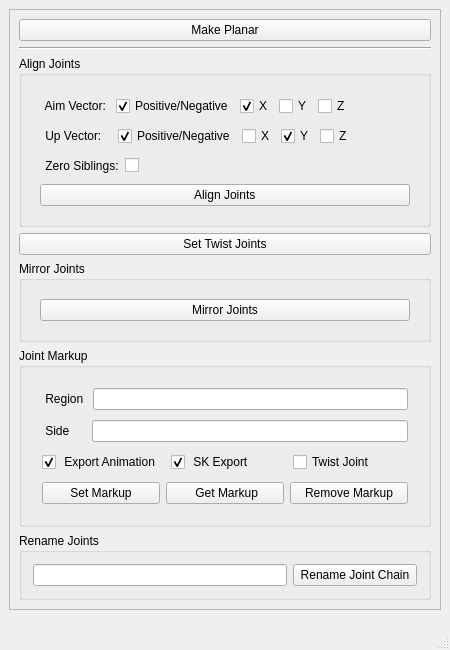
<?xml version="1.0" encoding="UTF-8"?>
<ui version="4.0">
 <class>RiggingTools</class>
 <widget class="QMainWindow" name="RiggingTools">
  <property name="geometry">
   <rect>
    <x>0</x>
    <y>0</y>
    <width>450</width>
    <height>650</height>
   </rect>
  </property>
  <property name="minimumSize">
   <size>
    <width>450</width>
    <height>650</height>
   </size>
  </property>
  <property name="windowTitle">
   <string>MainWindow</string>
  </property>
  <widget class="QWidget" name="centralwidget">
   <layout class="QVBoxLayout" name="verticalLayout">
    <item>
     <widget class="QFrame" name="misc_frame">
      <property name="frameShape">
       <enum>QFrame::Shape::StyledPanel</enum>
      </property>
      <property name="frameShadow">
       <enum>QFrame::Shadow::Raised</enum>
      </property>
      <layout class="QVBoxLayout" name="verticalLayout_2">
       <item>
        <widget class="QPushButton" name="planar_pushButton">
         <property name="text">
          <string> Make Planar </string>
         </property>
        </widget>
       </item>
       <item>
        <widget class="Line" name="planar_line">
         <property name="orientation">
          <enum>Qt::Orientation::Horizontal</enum>
         </property>
        </widget>
       </item>
       <item>
        <widget class="QGroupBox" name="align_groupBox">
         <property name="title">
          <string>Align Joints</string>
         </property>
         <layout class="QVBoxLayout" name="verticalLayout_4">
          <item>
           <widget class="QFrame" name="aim_up_frame">
            <property name="frameShape">
             <enum>QFrame::Shape::NoFrame</enum>
            </property>
            <property name="frameShadow">
             <enum>QFrame::Shadow::Raised</enum>
            </property>
            <layout class="QVBoxLayout" name="verticalLayout_3">
             <item>
              <widget class="QFrame" name="align_opts_frame">
               <property name="frameShape">
                <enum>QFrame::Shape::NoFrame</enum>
               </property>
               <property name="frameShadow">
                <enum>QFrame::Shadow::Raised</enum>
               </property>
               <layout class="QHBoxLayout" name="horizontalLayout">
                <property name="leftMargin">
                 <number>2</number>
                </property>
                <property name="topMargin">
                 <number>2</number>
                </property>
                <property name="rightMargin">
                 <number>2</number>
                </property>
                <property name="bottomMargin">
                 <number>2</number>
                </property>
                <item>
                 <widget class="QLabel" name="aim_label">
                  <property name="text">
                   <string> Aim Vector: </string>
                  </property>
                 </widget>
                </item>
                <item>
                 <widget class="QCheckBox" name="aim_pos_checkBox">
                  <property name="text">
                   <string>Positive/Negative</string>
                  </property>
                  <property name="checked">
                   <bool>true</bool>
                  </property>
                 </widget>
                </item>
                <item>
                 <widget class="QCheckBox" name="aim_x_checkBox">
                  <property name="text">
                   <string>X</string>
                  </property>
                  <property name="checked">
                   <bool>true</bool>
                  </property>
                 </widget>
                </item>
                <item>
                 <widget class="QCheckBox" name="aim_y_checkBox">
                  <property name="text">
                   <string>Y</string>
                  </property>
                 </widget>
                </item>
                <item>
                 <widget class="QCheckBox" name="aim_z_checkBox">
                  <property name="text">
                   <string>Z</string>
                  </property>
                 </widget>
                </item>
                <item>
                 <spacer name="horizontalSpacer">
                  <property name="orientation">
                   <enum>Qt::Orientation::Horizontal</enum>
                  </property>
                  <property name="sizeHint" stdset="0">
                   <size>
                    <width>40</width>
                    <height>20</height>
                   </size>
                  </property>
                 </spacer>
                </item>
               </layout>
              </widget>
             </item>
             <item>
              <widget class="QFrame" name="up_frame">
               <property name="frameShape">
                <enum>QFrame::Shape::NoFrame</enum>
               </property>
               <property name="frameShadow">
                <enum>QFrame::Shadow::Raised</enum>
               </property>
               <layout class="QHBoxLayout" name="horizontalLayout_2">
                <property name="leftMargin">
                 <number>2</number>
                </property>
                <property name="topMargin">
                 <number>2</number>
                </property>
                <property name="rightMargin">
                 <number>2</number>
                </property>
                <property name="bottomMargin">
                 <number>2</number>
                </property>
                <item>
                 <widget class="QLabel" name="up_label">
                  <property name="text">
                   <string> Up Vector:   </string>
                  </property>
                 </widget>
                </item>
                <item>
                 <widget class="QCheckBox" name="up_pos_checkBox">
                  <property name="text">
                   <string>Positive/Negative</string>
                  </property>
                  <property name="checked">
                   <bool>true</bool>
                  </property>
                 </widget>
                </item>
                <item>
                 <widget class="QCheckBox" name="up_x_checkBox">
                  <property name="text">
                   <string>X</string>
                  </property>
                 </widget>
                </item>
                <item>
                 <widget class="QCheckBox" name="up_y_checkBox">
                  <property name="text">
                   <string>Y</string>
                  </property>
                  <property name="checked">
                   <bool>true</bool>
                  </property>
                 </widget>
                </item>
                <item>
                 <widget class="QCheckBox" name="up_z_checkBox">
                  <property name="text">
                   <string>Z</string>
                  </property>
                 </widget>
                </item>
                <item>
                 <spacer name="horizontalSpacer_2">
                  <property name="orientation">
                   <enum>Qt::Orientation::Horizontal</enum>
                  </property>
                  <property name="sizeHint" stdset="0">
                   <size>
                    <width>40</width>
                    <height>20</height>
                   </size>
                  </property>
                 </spacer>
                </item>
               </layout>
              </widget>
             </item>
             <item>
              <widget class="QFrame" name="zero_frame">
               <property name="frameShape">
                <enum>QFrame::Shape::NoFrame</enum>
               </property>
               <property name="frameShadow">
                <enum>QFrame::Shadow::Raised</enum>
               </property>
               <layout class="QHBoxLayout" name="horizontalLayout_3">
                <property name="leftMargin">
                 <number>2</number>
                </property>
                <property name="topMargin">
                 <number>2</number>
                </property>
                <property name="rightMargin">
                 <number>2</number>
                </property>
                <property name="bottomMargin">
                 <number>2</number>
                </property>
                <item>
                 <widget class="QLabel" name="zero_label">
                  <property name="text">
                   <string> Zero Siblings:</string>
                  </property>
                 </widget>
                </item>
                <item>
                 <widget class="QCheckBox" name="zero_checkBox">
                  <property name="text">
                   <string/>
                  </property>
                 </widget>
                </item>
                <item>
                 <spacer name="horizontalSpacer_3">
                  <property name="orientation">
                   <enum>Qt::Orientation::Horizontal</enum>
                  </property>
                  <property name="sizeHint" stdset="0">
                   <size>
                    <width>40</width>
                    <height>20</height>
                   </size>
                  </property>
                 </spacer>
                </item>
               </layout>
              </widget>
             </item>
             <item>
              <widget class="QPushButton" name="align_pushButton">
               <property name="text">
                <string> Align Joints </string>
               </property>
              </widget>
             </item>
            </layout>
           </widget>
          </item>
         </layout>
        </widget>
       </item>
       <item>
        <widget class="QPushButton" name="twist_pushButton">
         <property name="text">
          <string>Set Twist Joints</string>
         </property>
        </widget>
       </item>
       <item>
        <widget class="QGroupBox" name="mirror_groupBox">
         <property name="title">
          <string>Mirror Joints</string>
         </property>
         <layout class="QVBoxLayout" name="verticalLayout_5">
          <property name="leftMargin">
           <number>9</number>
          </property>
          <property name="topMargin">
           <number>9</number>
          </property>
          <property name="rightMargin">
           <number>9</number>
          </property>
          <property name="bottomMargin">
           <number>9</number>
          </property>
          <item>
           <widget class="QFrame" name="mirror_frame">
            <property name="frameShape">
             <enum>QFrame::Shape::NoFrame</enum>
            </property>
            <property name="frameShadow">
             <enum>QFrame::Shadow::Raised</enum>
            </property>
            <layout class="QVBoxLayout" name="verticalLayout_6">
             <item>
              <widget class="QPushButton" name="left_mirror_pushButton">
               <property name="text">
                <string> Mirror Joints </string>
               </property>
              </widget>
             </item>
            </layout>
           </widget>
          </item>
         </layout>
        </widget>
       </item>
       <item>
        <widget class="QGroupBox" name="markup_groupBox">
         <property name="minimumSize">
          <size>
           <width>0</width>
           <height>0</height>
          </size>
         </property>
         <property name="title">
          <string>Joint Markup</string>
         </property>
         <layout class="QVBoxLayout" name="verticalLayout_7">
          <item>
           <widget class="QFrame" name="markup_frame">
            <property name="frameShape">
             <enum>QFrame::Shape::NoFrame</enum>
            </property>
            <property name="frameShadow">
             <enum>QFrame::Shadow::Raised</enum>
            </property>
            <layout class="QVBoxLayout" name="verticalLayout_8">
             <item>
              <widget class="QFrame" name="region_frame">
               <property name="frameShape">
                <enum>QFrame::Shape::NoFrame</enum>
               </property>
               <property name="frameShadow">
                <enum>QFrame::Shadow::Raised</enum>
               </property>
               <layout class="QHBoxLayout" name="horizontalLayout_4">
                <property name="leftMargin">
                 <number>2</number>
                </property>
                <property name="topMargin">
                 <number>2</number>
                </property>
                <property name="rightMargin">
                 <number>2</number>
                </property>
                <property name="bottomMargin">
                 <number>2</number>
                </property>
                <item>
                 <widget class="QLabel" name="region_label">
                  <property name="text">
                   <string> Region </string>
                  </property>
                 </widget>
                </item>
                <item>
                 <widget class="QLineEdit" name="region_lineEdit"/>
                </item>
               </layout>
              </widget>
             </item>
             <item>
              <widget class="QFrame" name="side_frame">
               <property name="frameShape">
                <enum>QFrame::Shape::NoFrame</enum>
               </property>
               <property name="frameShadow">
                <enum>QFrame::Shadow::Raised</enum>
               </property>
               <layout class="QHBoxLayout" name="horizontalLayout_5">
                <property name="leftMargin">
                 <number>2</number>
                </property>
                <property name="topMargin">
                 <number>2</number>
                </property>
                <property name="rightMargin">
                 <number>2</number>
                </property>
                <property name="bottomMargin">
                 <number>2</number>
                </property>
                <item>
                 <widget class="QLabel" name="side_label">
                  <property name="text">
                   <string> Side     </string>
                  </property>
                 </widget>
                </item>
                <item>
                 <widget class="QLineEdit" name="side_lineEdit"/>
                </item>
               </layout>
              </widget>
             </item>
             <item>
              <widget class="QFrame" name="markup_chb_frame">
               <property name="frameShape">
                <enum>QFrame::Shape::NoFrame</enum>
               </property>
               <property name="frameShadow">
                <enum>QFrame::Shadow::Raised</enum>
               </property>
               <layout class="QHBoxLayout" name="horizontalLayout_7">
                <property name="leftMargin">
                 <number>2</number>
                </property>
                <property name="topMargin">
                 <number>2</number>
                </property>
                <property name="rightMargin">
                 <number>2</number>
                </property>
                <property name="bottomMargin">
                 <number>2</number>
                </property>
                <item>
                 <widget class="QCheckBox" name="anim_checkBox">
                  <property name="text">
                   <string> Export Animation </string>
                  </property>
                  <property name="checked">
                   <bool>true</bool>
                  </property>
                 </widget>
                </item>
                <item>
                 <widget class="QCheckBox" name="sk_checkBox">
                  <property name="text">
                   <string> SK Export </string>
                  </property>
                  <property name="checked">
                   <bool>true</bool>
                  </property>
                 </widget>
                </item>
                <item>
                 <widget class="QCheckBox" name="twist_checkBox">
                  <property name="text">
                   <string>Twist Joint</string>
                  </property>
                 </widget>
                </item>
               </layout>
              </widget>
             </item>
             <item>
              <widget class="QFrame" name="set_markup_frame">
               <property name="frameShape">
                <enum>QFrame::Shape::NoFrame</enum>
               </property>
               <property name="frameShadow">
                <enum>QFrame::Shadow::Raised</enum>
               </property>
               <layout class="QHBoxLayout" name="horizontalLayout_6">
                <property name="leftMargin">
                 <number>2</number>
                </property>
                <property name="topMargin">
                 <number>2</number>
                </property>
                <property name="rightMargin">
                 <number>2</number>
                </property>
                <property name="bottomMargin">
                 <number>2</number>
                </property>
                <item>
                 <widget class="QPushButton" name="set_markup_pushButton">
                  <property name="text">
                   <string> Set Markup </string>
                  </property>
                 </widget>
                </item>
                <item>
                 <widget class="QPushButton" name="get_markup_pushButton">
                  <property name="text">
                   <string> Get Markup</string>
                  </property>
                 </widget>
                </item>
                <item>
                 <widget class="QPushButton" name="remove_markup_pushButton">
                  <property name="text">
                   <string> Remove Markup </string>
                  </property>
                 </widget>
                </item>
               </layout>
              </widget>
             </item>
            </layout>
           </widget>
          </item>
         </layout>
        </widget>
       </item>
       <item>
        <widget class="QGroupBox" name="rename_groupBox">
         <property name="title">
          <string>Rename Joints</string>
         </property>
         <layout class="QVBoxLayout" name="verticalLayout_9">
          <item>
           <widget class="QFrame" name="rename_frame">
            <property name="frameShape">
             <enum>QFrame::Shape::NoFrame</enum>
            </property>
            <property name="frameShadow">
             <enum>QFrame::Shadow::Raised</enum>
            </property>
            <layout class="QHBoxLayout" name="horizontalLayout_8">
             <property name="leftMargin">
              <number>2</number>
             </property>
             <property name="topMargin">
              <number>2</number>
             </property>
             <property name="rightMargin">
              <number>2</number>
             </property>
             <property name="bottomMargin">
              <number>2</number>
             </property>
             <item>
              <widget class="QLineEdit" name="rename_lineEdit"/>
             </item>
             <item>
              <widget class="QPushButton" name="rename_pushButton">
               <property name="text">
                <string> Rename Joint Chain </string>
               </property>
              </widget>
             </item>
            </layout>
           </widget>
          </item>
         </layout>
        </widget>
       </item>
      </layout>
     </widget>
    </item>
    <item>
     <spacer name="verticalSpacer">
      <property name="orientation">
       <enum>Qt::Orientation::Vertical</enum>
      </property>
      <property name="sizeHint" stdset="0">
       <size>
        <width>20</width>
        <height>40</height>
       </size>
      </property>
     </spacer>
    </item>
   </layout>
  </widget>
  <widget class="QMenuBar" name="menubar">
   <property name="geometry">
    <rect>
     <x>0</x>
     <y>0</y>
     <width>450</width>
     <height>33</height>
    </rect>
   </property>
  </widget>
  <widget class="QStatusBar" name="statusbar"/>
 </widget>
 <resources/>
 <connections/>
</ui>
